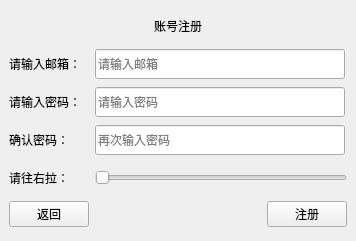
<?xml version="1.0" encoding="UTF-8"?>
<ui version="4.0">
 <class>zhuce</class>
 <widget class="QMainWindow" name="zhuce">
  <property name="geometry">
   <rect>
    <x>0</x>
    <y>0</y>
    <width>356</width>
    <height>241</height>
   </rect>
  </property>
  <property name="windowTitle">
   <string>MainWindow</string>
  </property>
  <widget class="QWidget" name="centralwidget">
   <layout class="QVBoxLayout" name="verticalLayout">
    <item>
     <layout class="QHBoxLayout" name="horizontalLayout_6">
      <item>
       <spacer name="horizontalSpacer_2">
        <property name="orientation">
         <enum>Qt::Horizontal</enum>
        </property>
        <property name="sizeHint" stdset="0">
         <size>
          <width>40</width>
          <height>30</height>
         </size>
        </property>
       </spacer>
      </item>
      <item>
       <widget class="QLabel" name="app_lab">
        <property name="minimumSize">
         <size>
          <width>0</width>
          <height>0</height>
         </size>
        </property>
        <property name="maximumSize">
         <size>
          <width>500</width>
          <height>30</height>
         </size>
        </property>
        <property name="text">
         <string>账号注册</string>
        </property>
       </widget>
      </item>
      <item>
       <spacer name="horizontalSpacer_3">
        <property name="orientation">
         <enum>Qt::Horizontal</enum>
        </property>
        <property name="sizeHint" stdset="0">
         <size>
          <width>40</width>
          <height>30</height>
         </size>
        </property>
       </spacer>
      </item>
     </layout>
    </item>
    <item>
     <layout class="QHBoxLayout" name="horizontalLayout">
      <item>
       <widget class="QLabel" name="label">
        <property name="minimumSize">
         <size>
          <width>80</width>
          <height>30</height>
         </size>
        </property>
        <property name="maximumSize">
         <size>
          <width>80</width>
          <height>30</height>
         </size>
        </property>
        <property name="text">
         <string>请输入邮箱：</string>
        </property>
       </widget>
      </item>
      <item>
       <widget class="QLineEdit" name="lineEdit">
        <property name="minimumSize">
         <size>
          <width>250</width>
          <height>30</height>
         </size>
        </property>
        <property name="maximumSize">
         <size>
          <width>250</width>
          <height>30</height>
         </size>
        </property>
        <property name="placeholderText">
         <string>请输入邮箱</string>
        </property>
       </widget>
      </item>
     </layout>
    </item>
    <item>
     <layout class="QHBoxLayout" name="horizontalLayout_2">
      <item>
       <widget class="QLabel" name="label_2">
        <property name="minimumSize">
         <size>
          <width>80</width>
          <height>30</height>
         </size>
        </property>
        <property name="maximumSize">
         <size>
          <width>30</width>
          <height>80</height>
         </size>
        </property>
        <property name="text">
         <string>请输入密码：</string>
        </property>
       </widget>
      </item>
      <item>
       <widget class="QLineEdit" name="lineEdit_2">
        <property name="minimumSize">
         <size>
          <width>250</width>
          <height>30</height>
         </size>
        </property>
        <property name="maximumSize">
         <size>
          <width>250</width>
          <height>30</height>
         </size>
        </property>
        <property name="placeholderText">
         <string>请输入密码</string>
        </property>
       </widget>
      </item>
     </layout>
    </item>
    <item>
     <layout class="QHBoxLayout" name="horizontalLayout_3">
      <item>
       <widget class="QLabel" name="label_3">
        <property name="minimumSize">
         <size>
          <width>80</width>
          <height>30</height>
         </size>
        </property>
        <property name="maximumSize">
         <size>
          <width>80</width>
          <height>30</height>
         </size>
        </property>
        <property name="text">
         <string>确认密码：</string>
        </property>
       </widget>
      </item>
      <item>
       <widget class="QLineEdit" name="lineEdit_3">
        <property name="minimumSize">
         <size>
          <width>250</width>
          <height>30</height>
         </size>
        </property>
        <property name="maximumSize">
         <size>
          <width>250</width>
          <height>30</height>
         </size>
        </property>
        <property name="placeholderText">
         <string>再次输入密码</string>
        </property>
       </widget>
      </item>
     </layout>
    </item>
    <item>
     <layout class="QHBoxLayout" name="horizontalLayout_4">
      <item>
       <widget class="QLabel" name="label_4">
        <property name="minimumSize">
         <size>
          <width>80</width>
          <height>30</height>
         </size>
        </property>
        <property name="maximumSize">
         <size>
          <width>80</width>
          <height>30</height>
         </size>
        </property>
        <property name="text">
         <string>请往右拉：</string>
        </property>
       </widget>
      </item>
      <item>
       <widget class="QSlider" name="horizontalSlider">
        <property name="orientation">
         <enum>Qt::Horizontal</enum>
        </property>
       </widget>
      </item>
     </layout>
    </item>
    <item>
     <layout class="QHBoxLayout" name="horizontalLayout_5">
      <item>
       <widget class="QPushButton" name="pushButton_2">
        <property name="text">
         <string>返回</string>
        </property>
       </widget>
      </item>
      <item>
       <spacer name="horizontalSpacer">
        <property name="orientation">
         <enum>Qt::Horizontal</enum>
        </property>
        <property name="sizeHint" stdset="0">
         <size>
          <width>40</width>
          <height>20</height>
         </size>
        </property>
       </spacer>
      </item>
      <item>
       <widget class="QPushButton" name="pushButton">
        <property name="text">
         <string>注册</string>
        </property>
       </widget>
      </item>
     </layout>
    </item>
   </layout>
  </widget>
 </widget>
 <resources/>
 <connections/>
</ui>
